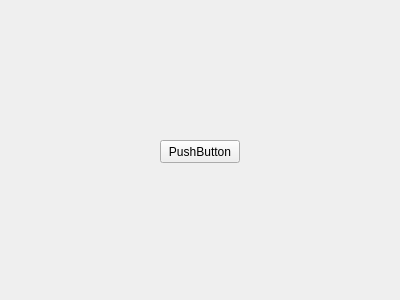
<?xml version="1.0" encoding="UTF-8"?>
<ui version="4.0">
 <class>Form</class>
 <widget class="QWidget" name="Form">
  <property name="geometry">
   <rect>
    <x>0</x>
    <y>0</y>
    <width>400</width>
    <height>300</height>
   </rect>
  </property>
  <property name="windowTitle">
   <string>Form</string>
  </property>
  <widget class="QPushButton" name="pushButton">
   <property name="geometry">
    <rect>
     <x>160</x>
     <y>140</y>
     <width>80</width>
     <height>23</height>
    </rect>
   </property>
   <property name="text">
    <string>PushButton</string>
   </property>
  </widget>
 </widget>
 <resources/>
 <connections/>
</ui>
